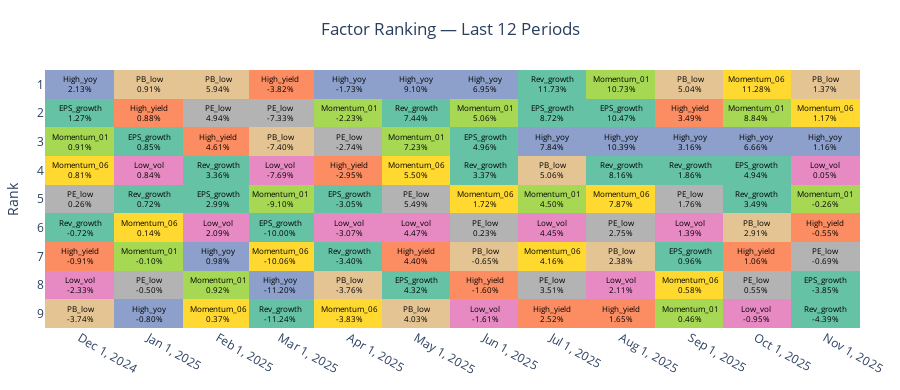

Notebook code cell kept with this figure:
### Markdown cell above
## 函數2:最近一年因子月表現熱力圖

### Code cell
returns_dict = {
    "Momentum_01": ret_mom,
    
    "Momentum_06": ret_mom6,
    "PE_low": ret_pe_low1,
    "PB_low": ret_pb_low1,
    "Low_vol": ret_low_vol,
    "High_yield": ret_high_yield,
    "High_yoy": ret_high_yoy,
    "Rev_growth": ret_rev_growth,
    "EPS_growth": ret_eps_growth,
    
}

_ = factor_rank_tile_full(
    returns_dict=returns_dict,
    periods=12,
    freq="M",                   # "M" / "W" / "Y"
    
    text_size=8,              
    # save_html="factor_rank_last12_months.html",
)

### Figure 1 — Plotly figure (JSON) as saved in the notebook; plotly's stock layout.template omitted (floating-point values rounded to 4 significant figures)
{"data": [{"colorscale": [[0, "rgb(102,194,165)"], [0, "rgb(102,194,165)"], [0.125, "rgb(252,141,98)"], [0.125, "rgb(252,141,98)"], [0.25, "rgb(141,160,203)"], [0.25, "rgb(141,160,203)"], [0.375, "rgb(231,138,195)"], [0.375, "rgb(231,138,195)"], [0.5, "rgb(166,216,84)"], [0.5, "rgb(166,216,84)"], [0.625, "rgb(255,217,47)"], [0.625, "rgb(255,217,47)"], [0.75, "rgb(229,196,148)"], [0.75, "rgb(229,196,148)"], [0.875, "rgb(179,179,179)"], [0.875, "rgb(179,179,179)"], [1, "rgb(102,194,165)"], [1, "rgb(102,194,165)"]], "showscale": false, "text": [["High_yoy<br>2.13%", "PB_low<br>0.91%", "PB_low<br>5.94%", "High_yield<br>-3.82%", "High_yoy<br>-1.73%", "High_yoy<br>9.10%", "High_yoy<br>6.95%", "Rev_growth<br>11.73%", "Momentum_01<br>10.73%", "PB_low<br>5.04%", "Momentum_06<br>11.28%", "PB_low<br>1.37%"], ["EPS_growth<br>1.27%", "High_yield<br>0.88%", "PE_low<br>4.94%", "PE_low<br>-7.33%", "Momentum_01<br>-2.23%", "Rev_growth<br>7.44%", "Momentum_01<br>5.06%", "EPS_growth<br>8.72%", "EPS_growth<br>10.47%", "High_yield<br>3.49%", "Momentum_01<br>8.84%", "Momentum_06<br>1.17%"], ["Momentum_01<br>0.91%", "EPS_growth<br>0.85%", "High_yield<br>4.61%", "PB_low<br>-7.40%", "PE_low<br>-2.74%", "Momentum_01<br>7.23%", "EPS_growth<br>4.96%", "High_yoy<br>7.84%", "High_yoy<br>10.39%", "High_yoy<br>3.16%", "High_yoy<br>6.66%", "High_yoy<br>1.16%"], ["Momentum_06<br>0.81%", "Low_vol<br>0.84%", "Rev_growth<br>3.36%", "Low_vol<br>-7.69%", "High_yield<br>-2.95%", "Momentum_06<br>5.50%", "Rev_growth<br>3.37%", "PB_low<br>5.06%", "Rev_growth<br>8.16%", "Rev_growth<br>1.86%", "EPS_growth<br>4.94%", "Low_vol<br>0.05%"], ["PE_low<br>0.26%", "Rev_growth<br>0.72%", "EPS_growth<br>2.99%", "Momentum_01<br>-9.10%", "EPS_growth<br>-3.05%", "PE_low<br>5.49%", "Momentum_06<br>1.72%", "Momentum_01<br>4.50%", "Momentum_06<br>7.87%", "PE_low<br>1.76%", "Rev_growth<br>3.49%", "Momentum_01<br>-0.26%"], ["Rev_growth<br>-0.72%", "Momentum_06<br>0.14%", "Low_vol<br>2.09%", "EPS_growth<br>-10.00%", "Low_vol<br>-3.07%", "Low_vol<br>4.47%", "PE_low<br>0.23%", "Low_vol<br>4.45%", "PE_low<br>2.75%", "Low_vol<br>1.39%", "PB_low<br>2.91%", "High_yield<br>-0.55%"], ["High_yield<br>-0.91%", "Momentum_01<br>-0.10%", "High_yoy<br>0.98%", "Momentum_06<br>-10.06%", "Rev_growth<br>-3.40%", "High_yield<br>4.40%", "PB_low<br>-0.65%", "Momentum_06<br>4.16%", "PB_low<br>2.38%", "EPS_growth<br>0.96%", "High_yield<br>1.06%", "PE_low<br>-0.69%"], ["Low_vol<br>-2.33%", "PE_low<br>-0.50%", "Momentum_01<br>0.92%", "High_yoy<br>-11.20%", "PB_low<br>-3.76%", "EPS_growth<br>4.32%", "High_yield<br>-1.60%", "PE_low<br>3.51%", "Low_vol<br>2.11%", "Momentum_06<br>0.58%", "PE_low<br>0.55%", "EPS_growth<br>-3.85%"], ["PB_low<br>-3.74%", "High_yoy<br>-0.80%", "Momentum_06<br>0.37%", "Rev_growth<br>-11.24%", "Momentum_06<br>-3.83%", "PB_low<br>4.03%", "Low_vol<br>-1.61%", "High_yield<br>2.52%", "High_yield<br>1.65%", "Momentum_01<br>0.46%", "Low_vol<br>-0.95%", "Rev_growth<br>-4.39%"]], "textfont": {"color": "black", "size": 8}, "texttemplate": "%{text}", "type": "heatmap", "x": ["2024-12", "2025-01", "2025-02", "2025-03", "2025-04", "2025-05", "2025-06", "2025-07", "2025-08", "2025-09", "2025-10", "2025-11"], "xgap": 0, "y": [1, 2, 3, 4, 5, 6, 7, 8, 9], "ygap": 0, "z": [[2, 6, 6, 1, 2, 2, 2, 8, 4, 6, 5, 6], [0, 1, 7, 7, 4, 8, 4, 0, 0, 1, 4, 5], [4, 0, 1, 6, 7, 4, 0, 2, 2, 2, 2, 2], [5, 3, 8, 3, 1, 5, 8, 6, 8, 8, 0, 3], [7, 8, 0, 4, 0, 7, 5, 4, 5, 7, 8, 4], [8, 5, 3, 0, 3, 3, 7, 3, 7, 3, 6, 1], [1, 4, 2, 5, 8, 1, 6, 5, 6, 0, 1, 7], [3, 7, 4, 2, 6, 0, 1, 7, 3, 5, 7, 0], [6, 2, 5, 8, 5, 6, 3, 1, 1, 4, 3, 8]], "zmax": 8, "zmin": 0}], "layout": {"height": 390, "margin": {"b": 40, "l": 40, "r": 40, "t": 70}, "paper_bgcolor": "white", "plot_bgcolor": "white", "title": {"text": "Factor Ranking — Last 12 Periods", "x": 0.5}, "xaxis": {"tickmode": "array", "tickvals": ["2024-12", "2025-01", "2025-02", "2025-03", "2025-04", "2025-05", "2025-06", "2025-07", "2025-08", "2025-09", "2025-10", "2025-11"], "title": {}}, "yaxis": {"autorange": "reversed", "dtick": 1, "title": {"text": "Rank"}}}}
